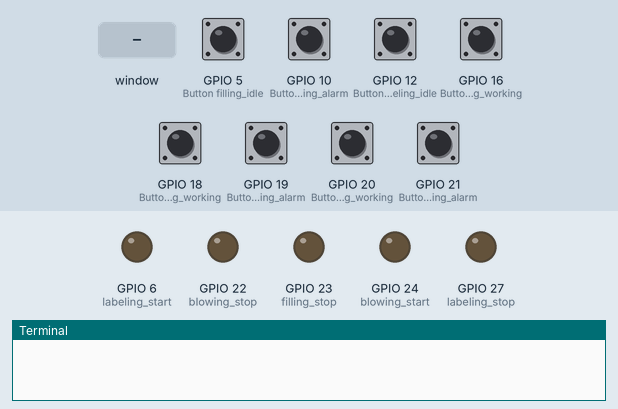
Bench run of a program on a simulated Raspberry Pi (BCM pin numbers). Shown: output pins drawn as LEDs (lit = HIGH), the last lines printed to the terminal. The inputs (shaded band) are chosen by the test bench; at power-on: GPIO 5 (Button filling_idle), GPIO 10 (Button blowing_alarm), GPIO 12 (Button labeling_idle), GPIO 16 (Button filling_working), GPIO 18 (Button blowing_working), GPIO 19 (Button labeling_alarm), GPIO 20 (Button labeling_working), GPIO 21 (Button filling_alarm) HIGH. The desktop window is not drawn, its controls go by their first labels and the mouse button is held 0.15 s.

Above: at 1.3 s.
1.4 s: control labelled "Start Labeling" in the window clicked
At 1.9 s:
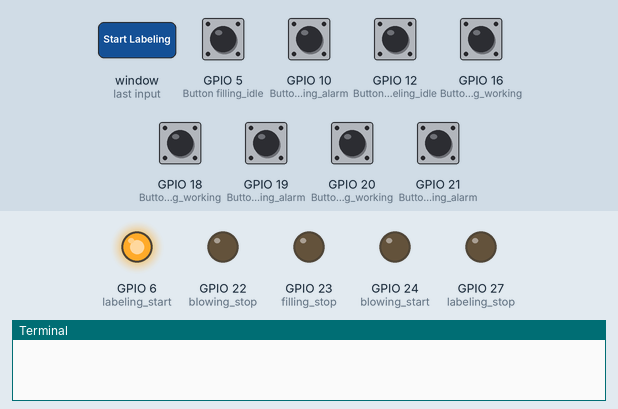
4.4 s: control labelled "Stop Labeling" in the window clicked
At 5.4 s:
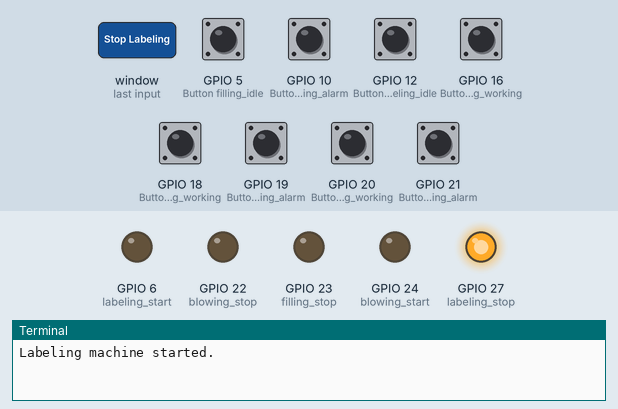
7.4 s: control labelled "Stop Filling" in the window clicked
At 7.7 s:
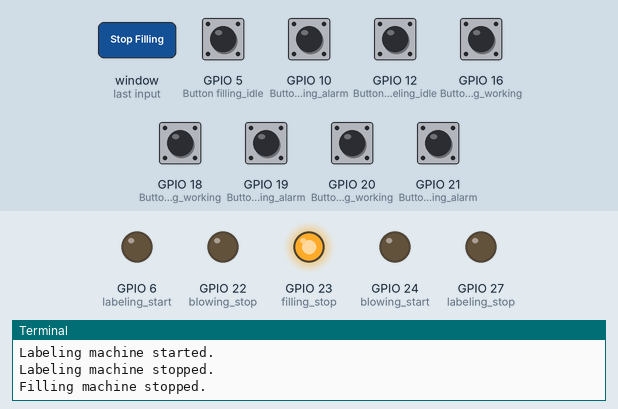
8.9 s: control labelled "Start Blowing" in the window clicked
At 10.0 s:
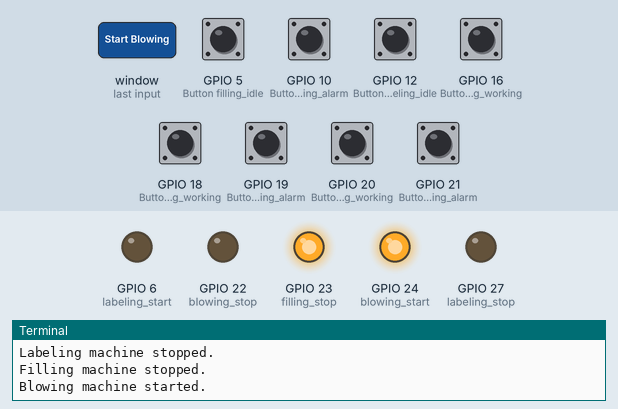
10.4 s: control labelled "Start Filling" in the window clicked
At 11.2 s:
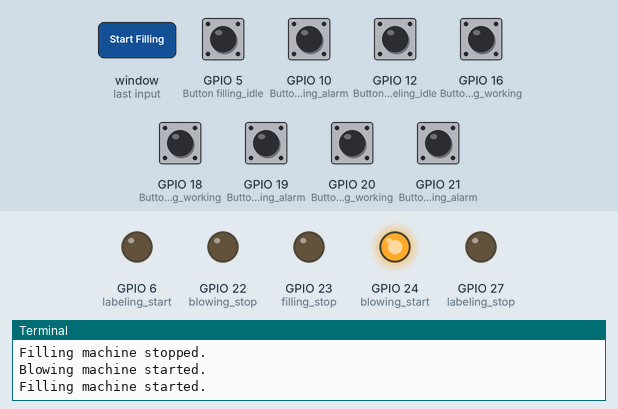
11.9 s: control labelled "Stop Blowing" in the window clicked
At 12.3 s:
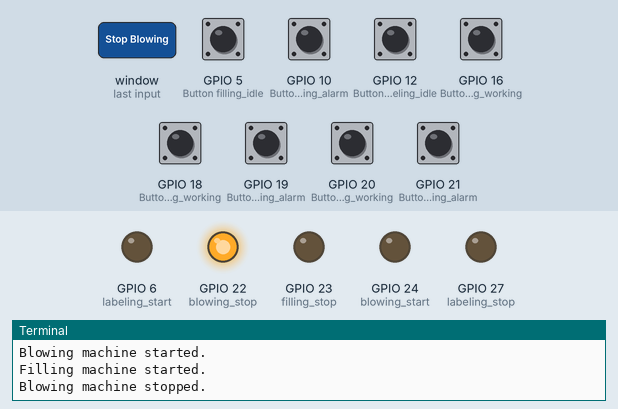
Timing chart, 0 to 14.4 s (numbered marks = the images above; inputs shaded):
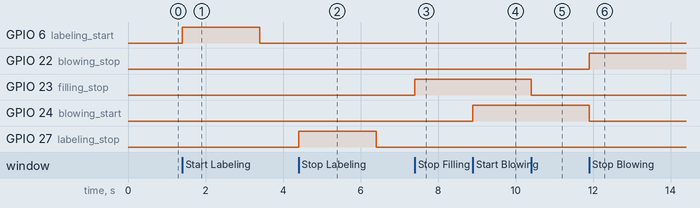

Measured:
- after the input at 1.4 s, GPIO 6 (labeling_start): LOW → HIGH at once, → LOW 2.0 s later
- after the input at 4.4 s, GPIO 27 (labeling_stop): LOW → HIGH at once, → LOW 2.0 s later
- after the input at 7.4 s, GPIO 23 (filling_stop): LOW → HIGH at once
- after the input at 8.9 s, GPIO 24 (blowing_start): LOW → HIGH at once
- after the input at 10.4 s, GPIO 23 (filling_stop): HIGH → LOW at once
- after the input at 11.9 s, GPIO 22 (blowing_stop): LOW → HIGH at once; GPIO 24 (blowing_start): HIGH → LOW at once

The program:

main.py
```python
import time
import tkinter as tk
from gpiozero import Button
from control import start_labeling_machine, stop_labeling_machine, start_filling_machine, stop_filling_machine, start_blowing_machine, stop_blowing_machine

# Initialize counters and traffic thresholds
sensor1_counter = 0
sensor2_counter = 0
TRAFFIC_THRESHOLD = 2  # Time in seconds to consider traffic
sensor1_traffic = False
sensor2_traffic = False

# Define GPIO pins directly for sensors and machine statuses
sensor1 = Button(13, pull_up=True)
sensor2 = Button(26, pull_up=True)
labeling_working = Button(20, pull_down=True)
labeling_alarm = Button(19, pull_down=True)
filling_working = Button(16, pull_up=True)
filling_alarm = Button(21, pull_up=True)
blowing_working = Button(18, pull_up=True)
blowing_alarm = Button(10, pull_up=True)
labeling_idle = Button(12, pull_down=True)  # GPIO for labeling idle status
filling_idle = Button(5, pull_down=True)   # GPIO for filling idle status (change to your actual pin)

# Function to check sensor and increment counter if necessary, with persistent traffic detection
def check_sensor(sensor, sensor_counter, high_start, traffic_flag):
    if sensor.is_pressed:
        if high_start is None:
            # New detection, increment counter and start traffic timer
            sensor_counter += 1
            traffic_flag = False  # Reset traffic on new count
            time.sleep(0.2)  # Debounce
            return sensor_counter, time.time(), traffic_flag
        elif time.time() - high_start >= TRAFFIC_THRESHOLD:
            # Keep traffic detected until sensor goes low
            traffic_flag = True
            return sensor_counter, high_start, traffic_flag
    else:
        # Sensor is released, clear traffic
        traffic_flag = False
        return sensor_counter, None, traffic_flag

    return sensor_counter, high_start, traffic_flag

# Function to update counters, machine statuses, and traffic status
def update_gui():
    global sensor1_counter, sensor2_counter, sensor1_high_start, sensor2_high_start, sensor1_traffic, sensor2_traffic
    sensor1_counter, sensor1_high_start, sensor1_traffic = check_sensor(sensor1, sensor1_counter, sensor1_high_start, sensor1_traffic)
    sensor2_counter, sensor2_high_start, sensor2_traffic = check_sensor(sensor2, sensor2_counter, sensor2_high_start, sensor2_traffic)

    # Update counter labels
    sensor1_label.config(text=f"Sensor1 Counter: {sensor1_counter}")
    sensor2_label.config(text=f"Sensor2 Counter: {sensor2_counter}")

    # Update traffic status labels
    sensor1_traffic_label.config(text=f"Sensor1 Traffic: {'Detected' if sensor1_traffic else 'Clear'}")
    sensor2_traffic_label.config(text=f"Sensor2 Traffic: {'Detected' if sensor2_traffic else 'Clear'}")

    # Update machine status labels
    labeling_status_label.config(text=f"Labeling Working: {'Active' if labeling_working.is_pressed else 'Inactive'}")
    labeling_alarm_label.config(text=f"Labeling Alarm: {'Active' if labeling_alarm.is_pressed else 'Inactive'}")
    filling_status_label.config(text=f"Filling Working: {'Active' if filling_working.is_pressed else 'Inactive'}")
    filling_alarm_label.config(text=f"Filling Alarm: {'Active' if filling_alarm.is_pressed else 'Inactive'}")
    blowing_status_label.config(text=f"Blowing Working: {'Active' if blowing_working.is_pressed else 'Inactive'}")
    blowing_alarm_label.config(text=f"Blowing Alarm: {'Active' if blowing_alarm.is_pressed else 'Inactive'}")

    # Update idle status labels
    labeling_idle_label.config(text=f"Labeling Idle: {'Idle' if labeling_idle.is_pressed else 'Inactive'}")
    filling_idle_label.config(text=f"Filling Idle: {'Idle' if filling_idle.is_pressed else 'Inactive'}")

    # Schedule the next update
    root.after(100, update_gui)

# Function to reset the counters
def reset_counters():
    global sensor1_counter, sensor2_counter
    sensor1_counter = 0
    sensor2_counter = 0
    sensor1_label.config(text=f"Sensor1 Counter: {sensor1_counter}")
    sensor2_label.config(text=f"Sensor2 Counter: {sensor2_counter}")

# Initialize GUI
root = tk.Tk()
root.title("Bottling Line Control System")

# Labels for displaying counter values
sensor1_label = tk.Label(root, text=f"Sensor1 Counter: {sensor1_counter}")
sensor1_label.pack()
sensor2_label = tk.Label(root, text=f"Sensor2 Counter: {sensor2_counter}")
sensor2_label.pack()

# Labels for traffic status
sensor1_traffic_label = tk.Label(root, text="Sensor1 Traffic: Clear")
sensor1_traffic_label.pack()
sensor2_traffic_label = tk.Label(root, text="Sensor2 Traffic: Clear")
sensor2_traffic_label.pack()

# Labels for machine statuses
labeling_status_label = tk.Label(root, text="Labeling Working: Inactive")
labeling_status_label.pack()
labeling_alarm_label = tk.Label(root, text="Labeling Alarm: Inactive")
labeling_alarm_label.pack()
filling_status_label = tk.Label(root, text="Filling Working: Inactive")
filling_status_label.pack()
filling_alarm_label = tk.Label(root, text="Filling Alarm: Inactive")
filling_alarm_label.pack()
blowing_status_label = tk.Label(root, text="Blowing Working: Inactive")
blowing_status_label.pack()
blowing_alarm_label = tk.Label(root, text="Blowing Alarm: Inactive")
blowing_alarm_label.pack()

# Labels for idle statuses
labeling_idle_label = tk.Label(root, text="Labeling Idle: Inactive")
labeling_idle_label.pack()
filling_idle_label = tk.Label(root, text="Filling Idle: Inactive")
filling_idle_label.pack()

# Buttons for controlling the machines
tk.Button(root, text="Start Labeling", command=start_labeling_machine).pack()
tk.Button(root, text="Stop Labeling", command=stop_labeling_machine).pack()
tk.Button(root, text="Start Filling", command=start_filling_machine).pack()
tk.Button(root, text="Stop Filling", command=stop_filling_machine).pack()
tk.Button(root, text="Start Blowing", command=start_blowing_machine).pack()
tk.Button(root, text="Stop Blowing", command=stop_blowing_machine).pack()

# Button to reset counters
tk.Button(root, text="Reset Counters", command=reset_counters).pack()

# Start the GUI update loop
sensor1_high_start = None
sensor2_high_start = None
update_gui()

# Run the GUI event loop
root.mainloop()
```

control.py
```python
import time
from gpiozero import OutputDevice

# Define GPIO pins for machine control (change these as per your setup)
labeling_start_pin = 6
labeling_stop_pin = 27
filling_stop_pin = 23
blowing_start_pin = 24
blowing_stop_pin = 22

# Initialize OutputDevice objects for each machine control
labeling_start = OutputDevice(labeling_start_pin)
labeling_stop = OutputDevice(labeling_stop_pin)
filling_stop = OutputDevice(filling_stop_pin)
blowing_start = OutputDevice(blowing_start_pin)
blowing_stop = OutputDevice(blowing_stop_pin)

# Functions to control each machine
def start_labeling_machine():
    labeling_start.on()
    time.sleep(2)  # Hold high for 2 seconds to start
    labeling_start.off()
    print("Labeling machine started.")

def stop_labeling_machine():
    labeling_stop.on()
    time.sleep(2)  # Hold high for 2 seconds to stop
    labeling_stop.off()
    print("Labeling machine stopped.")

def start_filling_machine():
    filling_stop.off()  # Assume LOW starts the machine
    print("Filling machine started.")

def stop_filling_machine():
    filling_stop.on()  # Assume HIGH stops the machine
    print("Filling machine stopped.")

def start_blowing_machine():
    blowing_start.on()
    blowing_stop.off()  # Ensure stop is off when starting
    print("Blowing machine started.")

def stop_blowing_machine():
    blowing_start.off()
    blowing_stop.on()
    print("Blowing machine stopped.")
```
